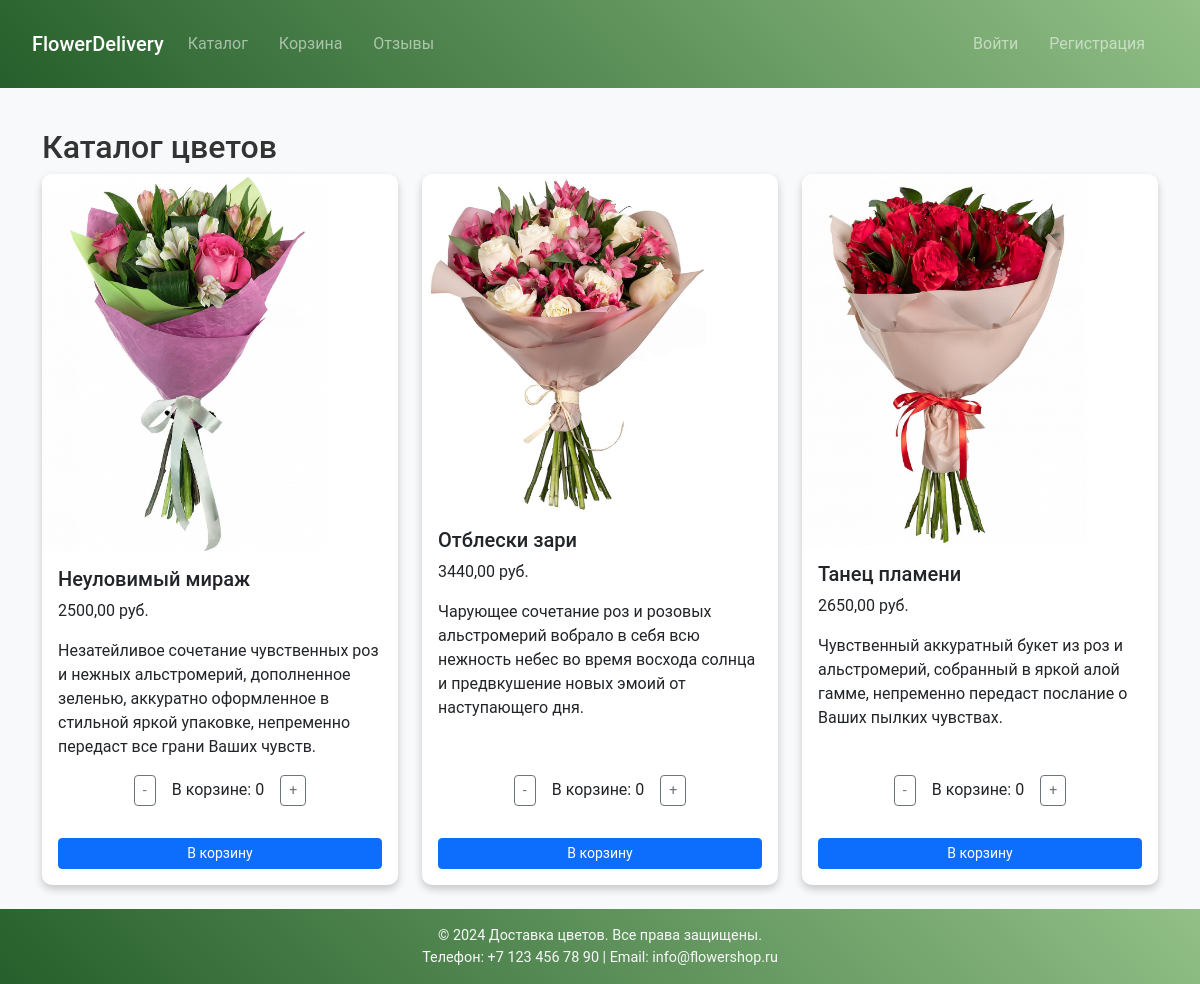
Page /orders/catalog/ on the committed database.
### orders_app/models.py (models this page shows, shortened)
class Flower(models.Model):
    name = models.CharField(max_length=100)
    price = models.DecimalField(max_digits=8, decimal_places=2)
    description = models.TextField(blank=True)  # поле для описания
    image = models.ImageField(upload_to='flowers', blank=True, null=True)  # поле для картинки

### orders_app/views.py (the view, shortened to what this page needs)
def catalog(request):
    all_flowers = Flower.objects.all()
    cart = request.session.get('cart', {})
    flowers_with_qty = []
    for f in all_flowers:
        qty_in_cart = cart.get(str(f.id), 0)
        flowers_with_qty.append({
            'flower': f,
            'qty': qty_in_cart
        })
    return render(request, 'orders_app/catalog.html', {
        'flowers': flowers_with_qty
    })

### orders_app/templates/orders_app/catalog.html (shortened to what this page needs)
{% extends 'main_app/base.html' %}
{% load static %}
{% block content %}
<h2>Каталог цветов</h2>
<div class="row row-cols-1 row-cols-md-3 g-4">
  {% for item in flowers %}
    <div class="col">
      <div class="card h-100 d-flex flex-column">
        {% if item.flower.image %}
          <img
            src="{{ item.flower.image.url }}"
            class="card-img-top"
            alt="{{ item.flower.name }}"
          >
        {% else %}
          <img
            src="{% static 'img/default_image.png' %}"
            class="card-img-top"
            alt="Нет изображения"
          >
        {% endif %}
        <div class="card-body d-flex flex-column">
          <h5 class="card-title">{{ item.flower.name }}</h5>
          <p class="card-text">{{ item.flower.price }} руб.</p>
          <p class="card-text">{{ item.flower.description }}</p>
<div class="d-flex justify-content-center align-items-center gap-2 mt-auto">
  <form method="post"
        action="{% url 'orders:update_catalog_item_in_catalog' item.flower.id %}"
        style="display: inline;">
    <button type="submit" name="action" value="minus" class="btn btn-sm btn-outline-secondary">-</button>
  </form>
  <span class="mx-2">В корзине: {{ item.qty }}</span>
  <form method="post"
        action="{% url 'orders:update_catalog_item_in_catalog' item.flower.id %}"
        style="display: inline;">
    <button type="submit" name="action" value="plus" class="btn btn-sm btn-outline-secondary">+</button>
  </form>
</div>
          <a href="{% url 'orders:cart' %}" class="btn btn-primary btn-sm">В корзину</a>
        </div>
      </div>
    </div>
  {% endfor %}
</div>
{% endblock %}

### main_app/static/main_app/css/style.css (style rules this page uses)
body { font-family: 'Roboto', sans-serif; background-color: #f8f9fa; color: #333; display: flex; flex-direction: column; min-height: 100vh; margin: 0; }
.card { border: none; border-radius: 10px; box-shadow: 0px 4px 6px rgba(0, 0, 0, 0.1); transition: transform 0.3s ease, box-shadow 0.3s ease; }
.card { border: none; border-radius: 10px; box-shadow: 0px 4px 8px rgba(0, 0, 0, 0.2); transition: transform 0.3s ease, box-shadow 0.3s ease; height: 500px; display: flex; flex-direction: column; justify-content: space-between; }
.card img { border-radius: 10px 10px 0 0; object-fit: cover; max-height: 450px; max-width: 80%; }
.card-body .mt-auto { margin-top: auto; text-align: center; }

### rows in the picture
Flower: flower.image (picture), flower.name "Неуловимый мираж", flower.price "2500,00", flower.description "Незатейливое сочетание чувственных роз и нежных альстромерий, дополненное зеленью, аккуратно оформленное в стильной яркой упаковке, непременно передаст все грани Ваших чувств.", qty "0"
Flower: flower.image (picture), flower.name "Отблески зари", flower.price "3440,00", flower.description "Чарующее сочетание роз и розовых альстромерий вобрало в себя всю нежность небес во время восхода солнца и предвкушение новых эмоий от наступающего дня.", qty "0"
Flower: flower.image (picture), flower.name "Танец пламени", flower.price "2650,00", flower.description "Чувственный аккуратный букет из роз и альстромерий, собранный в яркой алой гамме, непременно передаст послание о Ваших пылких чувствах.", qty "0"
